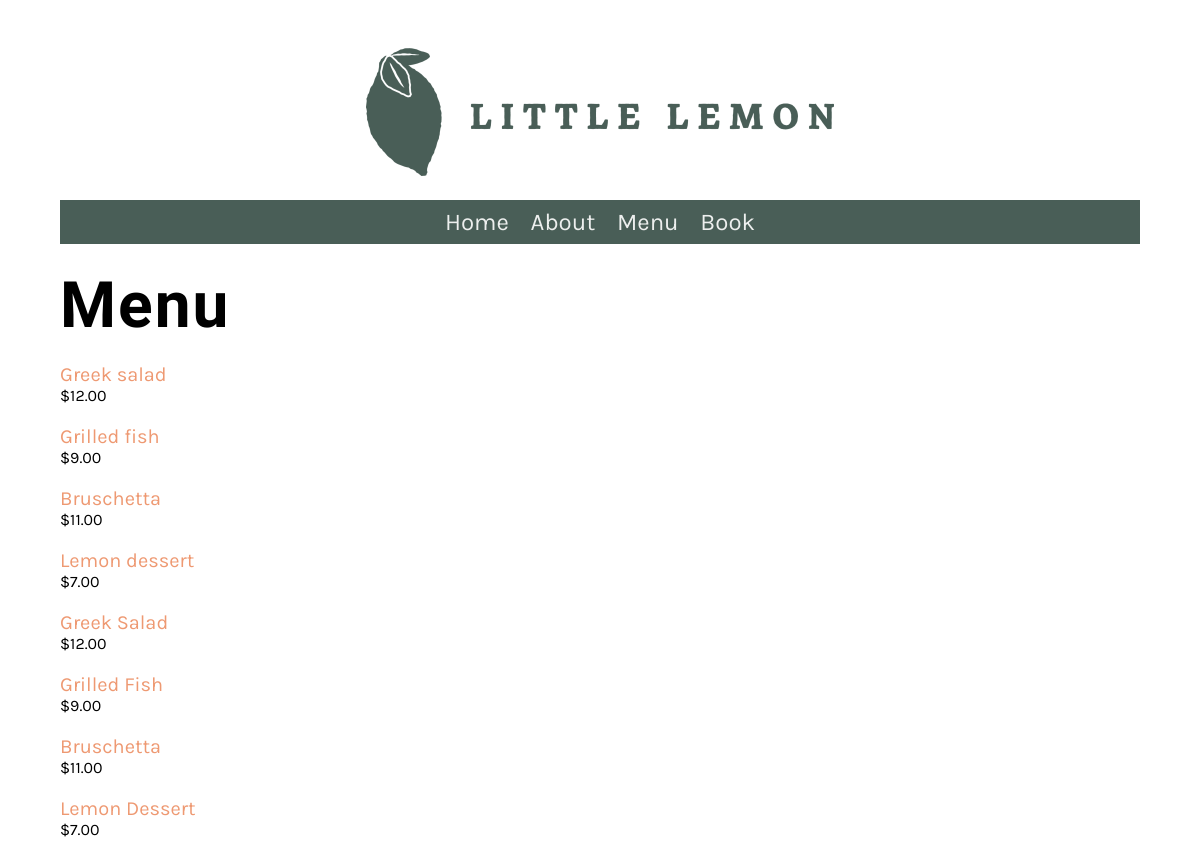
The app's page /menu/ with its own data.
### restaurant/models.py (models this page shows, shortened)
class Menu(models.Model):
   name = models.CharField(max_length=200)
   price = models.IntegerField()
   description = models.TextField(max_length=1000, default= '')

### restaurant/views.py (the view)
# urls.py: path('menu/', views.menu, name="menu"),
def menu(request):
    menu_data = Menu.objects.all()
    main_data = {"menu": menu_data}
    return render(request, 'menu.html', {"menu": main_data})

### restaurant/templates/menu.html
{% extends 'base.html' %}
{% load static %}
{% block content %}
<h1>Menu</h1>
<div class="column">
    {% for item in menu.menu %}
    <p>
        <a href="{% url 'menu_item' pk=item.pk %}">
            {{ item.name }}
        </a>
        <span class="menu-price">
            ${{ item.price }}.00
        </span>
    </p>
    {% endfor %}
</div>
{% endblock %}

### restaurant/templates/base.html (shortened to what this page needs)
{% load static %}
<!DOCTYPE html>
<html lang="en">
  <head>
    <link
      rel="preload"
      as="style"
      href="{% static 'css/style.css' %}"
      onload="this.rel = 'stylesheet'"
    />
  </head>
  <body>
    {% include 'partials/_header.html' %}
    <main>{% block content %} {% endblock %}</main>
  </body>
</html>

### restaurant/templates/partials/_header.html
{% load static %}
<header>
  <img src="{% static 'img/logo.png' %}" />
</header>
<nav>
  <ul>
    <li><a href="{% url 'home' %}">Home</a></li>
    <li><a href="{% url 'about' %}">About</a></li>
    <li><a href="{% url 'menu' %}">Menu</a></li>
    <li><a href="{% url 'book' %}">Book</a></li>
  </ul>
</nav>

### restaurant/static/css/style.css (style rules this page uses)
body { font-family: 'Karla', sans-serif; margin-top: 3rem; margin-bottom: 3rem; margin-left: 5%; margin-right: 5%; }
h1, h2, h3, h4, h5, h6 { font-family: 'Markazi Text', serif; letter-spacing: 2px;; }
h1 { font-size: 4rem; margin-top: 1.5rem; margin-bottom: 0; }
p, ul { font-size: 1.25rem;; }
a { color: #EE9972; text-decoration: none; }
header img { display: block; margin-left: auto; margin-right: auto; max-width: 100%; height: auto; }
nav { background-color: #495E57; margin-top: 1rem; margin-bottom: 1rem; margin-bottom: 0px; }
nav ul { list-style: none; font-size: 1.5rem; text-align: center; padding-inline-start: 0rem; margin-bottom: 0px; }
nav ul li { display: inline-block; margin: 0.5rem; }
nav ul a { color: #EDEFEE; text-decoration: none; }
.column { flex-basis: 50%; margin-bottom: 1rem; padding-bottom: 1rem; }
.menu-price { display: block; font-size: 1rem; }

### records on screen
Menu: name "Greek salad", price "12"
Menu: name "Grilled fish", price "9"
Menu: name "Bruschetta", price "11"
Menu: name "Lemon dessert", price "7"
Menu: name "Greek Salad", price "12"
Menu: name "Grilled Fish", price "9"
Menu: name "Bruschetta", price "11"
Menu: name "Lemon Dessert", price "7"
